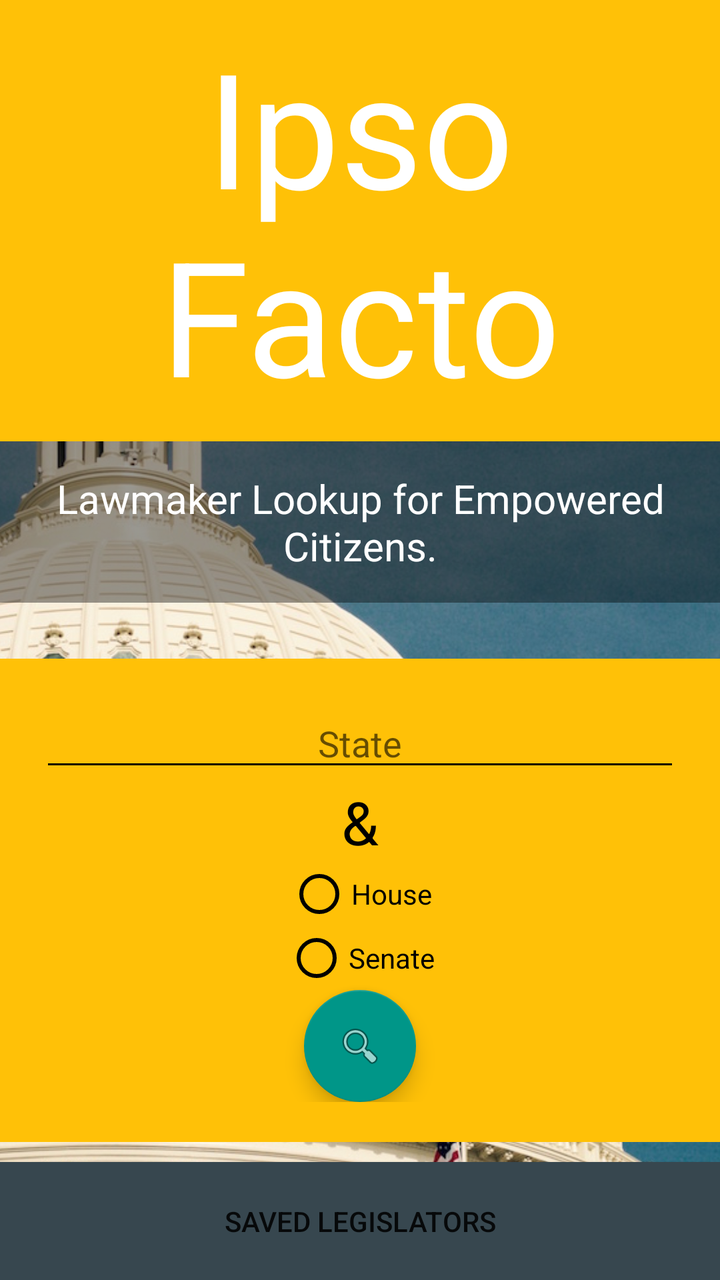
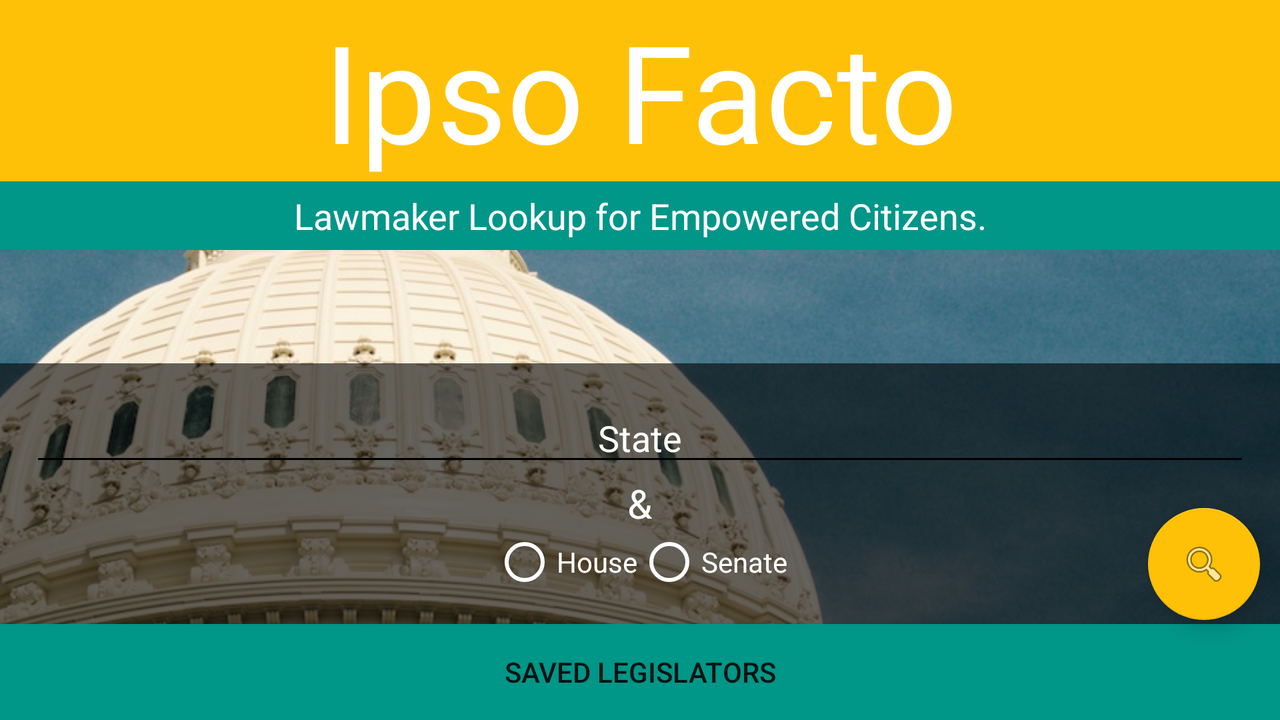

The same Android screen from two of the app's own layout files: first res/layout/ as a phone draws it, then the author's variant for another configuration, drawn on a device whose configuration selects that folder. Both files follow.
<!-- AndroidManifest.xml: application theme AppTheme -->
<!-- res/layout/activity_main.xml -->
<?xml version="1.0" encoding="utf-8"?>
<RelativeLayout
    xmlns:android="http://schemas.android.com/apk/res/android"
    xmlns:app="http://schemas.android.com/apk/res-auto"
    xmlns:tools="http://schemas.android.com/tools"
    android:layout_width="match_parent"
    android:layout_height="match_parent"
    tools:context="com.example.guest.ipsofacto.ui.LoginActivity"
    >

    <ImageView
        android:id="@+id/imageView"
        android:layout_width="wrap_content"
        android:layout_height="wrap_content"
        android:scaleType="centerCrop"
        android:src="@drawable/background1"
        tools:layout_editor_absoluteY="0dp"
        tools:layout_editor_absoluteX="0dp" />
    <LinearLayout
        android:layout_width="match_parent"
        android:layout_height="wrap_content"
        android:orientation="vertical">

        <TextView
            android:id="@+id/titleTextView"
            android:layout_width="match_parent"
            android:layout_height="wrap_content"
            android:layout_marginBottom="0dp"
            android:layout_marginEnd="0dp"
            android:layout_marginRight="0dp"
            android:layout_marginTop="0dp"
            android:background="@color/colorAccent"
            android:text="Ipso Facto"
            android:padding="10dp"
            android:textAlignment="center"
            android:textColor="@android:color/white"
            android:textSize="80sp"
             />

        <TextView
            android:id="@+id/textView2"
            android:layout_width="match_parent"
            android:layout_height="wrap_content"
            android:textSize="20sp"
            android:background="#6000"
            android:padding="15dp"
            android:textColor="@android:color/white"
            android:textAlignment="center"
            android:text="Lawmaker Lookup for Empowered Citizens."
            />
    </LinearLayout>


    <LinearLayout
        android:layout_width="match_parent"
        android:layout_height="wrap_content"
        android:orientation="vertical"
        android:gravity="center"
        android:background="@color/colorAccent"
        android:padding="20dp"
        android:layout_marginBottom="10dp"
        android:layout_above="@+id/savedLegislatorButton"
        android:id="@+id/linearLayout3">

        <AutoCompleteTextView
            android:id="@+id/stateTextView"
            android:layout_width="match_parent"
            android:layout_height="wrap_content"
            android:completionThreshold="1"
            android:dropDownHeight="wrap_content"
            android:dropDownWidth="match_parent"
            android:hint="State"
            android:theme="@style/Autocomplete"
            android:cursorVisible="true"
            android:textAlignment="center"
            />

        <TextView
            android:id="@+id/textView"
            android:layout_width="wrap_content"
            android:layout_height="wrap_content"
            android:text="&amp;"
            android:textSize="30sp"
            android:textColor="@android:color/black"
            />

        <RadioGroup
            android:id="@+id/radioGroup"
            android:layout_width="match_parent"
            android:layout_height="wrap_content"
            android:layout_gravity="center_horizontal"
            android:gravity="center_horizontal">
            <RadioButton
                android:id="@+id/House"
                android:layout_width="wrap_content"
                android:layout_height="wrap_content"
                android:text="House"
                android:tag="house"
                android:buttonTint="@android:color/black"
                 />

            <RadioButton
                android:id="@+id/Senate"
                android:layout_width="wrap_content"
                android:layout_height="wrap_content"
                android:text="Senate"
                android:tag="senate"
                android:buttonTint="@android:color/black"

                />
        </RadioGroup>

        <android.support.design.widget.FloatingActionButton
            android:id="@+id/submitLocationButton"
            android:layout_width="match_parent"
            android:layout_height="wrap_content"
            android:clickable="true"
            app:backgroundTint="@color/colorPrimary"
            app:fabSize="normal"
            app:srcCompat="@android:drawable/ic_menu_search" />
    </LinearLayout>

    <Button
        android:id="@+id/savedLegislatorButton"
        android:layout_width="match_parent"
        android:layout_height="wrap_content"
        android:layout_margin="0dp"
        android:padding="20dp"
        android:background="@color/colorPrimaryDark"
        android:layout_alignBottom="@+id/imageView"
        android:text="Saved Legislators"
        />

</RelativeLayout>
<!-- resources referenced by this layout -->
<resources>
  <color name="colorAccent">#FFC107</color>
  <color name="colorPrimary">#009688</color>
  <color name="colorPrimaryDark">#37474F</color>
  <!-- drawable background1: jpg bitmap (drawable, 332054 bytes) -->
  <style name="Autocomplete" parent="Widget.AppCompat.Light.AutoCompleteTextView">
          <item name="android:background">@android:color/background_light</item>
          <item name="colorControlNormal">@android:color/black</item>
          <item name="colorControlActivated">@color/colorPrimaryDark</item>
      </style>
  <style name="AppTheme" parent="Theme.AppCompat.Light.DarkActionBar">
          
          <item name="colorPrimary">@color/colorPrimary</item>
          <item name="colorPrimaryDark">@color/colorPrimaryDark</item>
          <item name="colorAccent">@color/colorAccent</item>
      </style>
</resources>
<!-- res/layout-land/activity_main.xml (the author's variant of the layout above) -->
<!-- drawn on the phone turned sideways -->
<?xml version="1.0" encoding="utf-8"?>
<RelativeLayout
    xmlns:android="http://schemas.android.com/apk/res/android"
    xmlns:app="http://schemas.android.com/apk/res-auto"
    xmlns:tools="http://schemas.android.com/tools"
    android:layout_width="match_parent"
    android:layout_height="match_parent"
    tools:context="com.example.guest.ipsofacto.ui.LoginActivity"
    >

    <ImageView
        android:id="@+id/imageView"
        android:layout_width="wrap_content"
        android:layout_height="wrap_content"
        android:scaleType="centerCrop"
        android:src="@drawable/background1"
        tools:layout_editor_absoluteY="0dp"
        tools:layout_editor_absoluteX="0dp" />
    <LinearLayout
        android:layout_width="match_parent"
        android:layout_height="wrap_content"
        android:orientation="vertical">

        <TextView
            android:id="@+id/titleTextView"
            android:layout_width="match_parent"
            android:layout_height="wrap_content"
            android:layout_marginBottom="0dp"
            android:layout_marginEnd="0dp"
            android:layout_marginRight="0dp"
            android:layout_marginTop="0dp"
            android:background="@color/colorAccent"
            android:text="Ipso Facto"
            android:textAlignment="center"
            android:textColor="@android:color/white"
            android:textSize="68sp"
            />

        <TextView
            android:id="@+id/textView2"
            android:layout_width="match_parent"
            android:layout_height="wrap_content"
            android:textSize="18sp"
            android:background="@color/colorPrimary"
            android:padding="5dp"
            android:textColor="@android:color/white"
            android:textAlignment="center"
            android:text="Lawmaker Lookup for Empowered Citizens."
            />

    </LinearLayout>


    <LinearLayout
        android:layout_width="match_parent"
        android:layout_height="wrap_content"
        android:orientation="vertical"
        android:gravity="center"
        android:background="#9000"
        android:padding="15dp"
        android:layout_above="@+id/savedLegislatorButton"
        android:id="@+id/linearLayout3">

        <AutoCompleteTextView
            android:id="@+id/stateTextView"
            android:layout_width="match_parent"
            android:layout_height="wrap_content"
            android:completionThreshold="1"
            android:dropDownHeight="wrap_content"
            android:dropDownWidth="match_parent"
            android:hint="State"
            android:textColor="@android:color/white"
            android:textColorHint="@android:color/white"
            android:theme="@style/Autocomplete"
            android:cursorVisible="true"
            android:textAlignment="center"
            />

        <TextView
            android:id="@+id/textView"
            android:layout_width="wrap_content"
            android:layout_height="wrap_content"
            android:text="&amp;"
            android:textSize="20sp"
            android:textColor="@android:color/white"
            />


        <RadioGroup
            android:id="@+id/radioGroup"
            android:layout_width="wrap_content"
            android:layout_height="wrap_content"
            android:layout_gravity="center_horizontal"
            android:gravity="start"
            android:orientation="horizontal">

            <RadioButton
                android:id="@+id/House"
                android:layout_width="wrap_content"
                android:layout_height="wrap_content"
                android:buttonTint="@android:color/white"
                android:textColor="@android:color/white"
                android:tag="house"
                android:text="House" />

            <RadioButton
                android:id="@+id/Senate"
                android:layout_width="wrap_content"
                android:layout_height="wrap_content"
                android:buttonTint="@android:color/white"
                android:textColor="@android:color/white"
                android:tag="senate"
                android:text="Senate"
                />

        </RadioGroup>
    </LinearLayout>

    <Button
        android:id="@+id/savedLegislatorButton"
        android:layout_width="match_parent"
        android:layout_height="wrap_content"
        android:layout_margin="0dp"
        android:padding="10dp"
        android:background="@color/colorPrimary"
        android:layout_alignBottom="@+id/imageView"
        android:text="Saved Legislators"
        />

    <android.support.design.widget.FloatingActionButton
        android:id="@+id/submitLocationButton"
        android:layout_width="wrap_content"
        android:layout_height="wrap_content"
        android:layout_alignParentEnd="true"
        android:layout_alignParentRight="true"
        android:layout_alignParentBottom="true"
        android:layout_marginBottom="50dp"
        android:layout_marginRight="10dp"
        android:layout_marginEnd="10dp"
        android:clickable="true"
        app:backgroundTint="@color/colorAccent"
        app:fabSize="normal"
        app:srcCompat="@android:drawable/ic_menu_search" />

</RelativeLayout>
<!-- resources referenced by the variant -->
<!-- as the phone turned sideways resolves them -->
<resources>
  <color name="colorAccent">#FFC107</color>
  <color name="colorPrimary">#009688</color>
  <!-- drawable background1: jpg bitmap (drawable, 332054 bytes) -->
  <style name="Autocomplete" parent="Widget.AppCompat.Light.AutoCompleteTextView">
          <item name="android:background">@android:color/background_light</item>
          <item name="colorControlNormal">@android:color/black</item>
          <item name="colorControlActivated">@color/colorPrimaryDark</item>
      </style>
  <style name="AppTheme" parent="Theme.AppCompat.Light.DarkActionBar">
          
          <item name="colorPrimary">@color/colorPrimary</item>
          <item name="colorPrimaryDark">@color/colorPrimaryDark</item>
          <item name="colorAccent">@color/colorAccent</item>
      </style>
  <color name="colorPrimaryDark">#37474F</color>
</resources>
